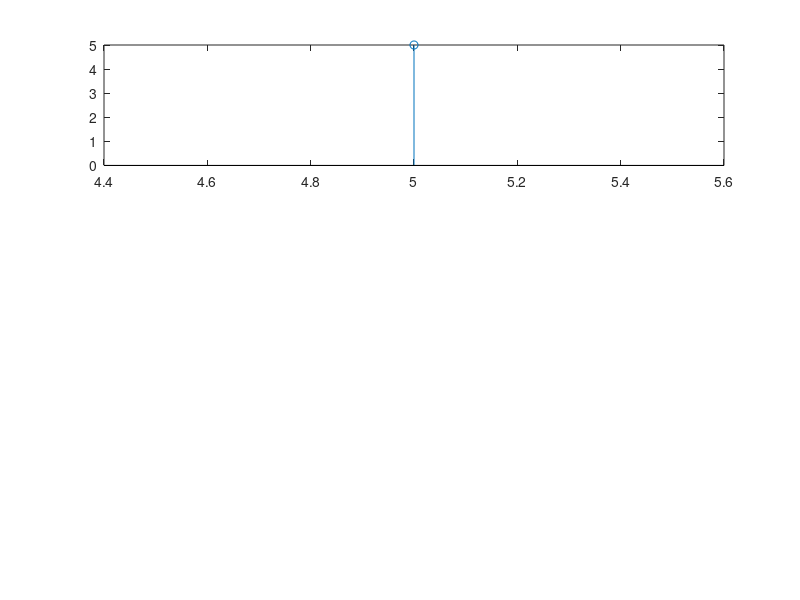

Recreate this plot in MATLAB. (Note: this script raises an error after producing the figure.)
%Lab:-4
%Title:- Linear convolution. 
%Developed by:- Sampurna Ghirmire
%Roll No:- 2214
%Date:- 2025/01/19


clc;
clear all;
close all;
a= input('Enter the starting point of x(n):');
b= input('Enter the starting point of h(n):');
x= input('Enter the coefficient of x(n):');
h= input('Enter the coefficient of h(n):');
y= conv(x,h);
subplot(3,1,1);
p=a:1:a+length(x)-1;
stem(p,x);
Xlabel('Time------------->');
Ylabel('Amplitude-------->');
title('Input Signal x(n)');
grid on;
subPlot(3,1,2);
q=b:1:b+length(x)-1;
stem(q,h);
Xlabel('Time------------->');
Ylabel('Amplitude-------->');
title('Input Signal h(n)');
grid on;

subplot(3,1,3);
n=a+b:length(y)+a+b-1;
stem(n,y);
Xlabel('Time------------->');
Ylabel('Amplitude-------->');
title('Linear Convolution of x(n) & h(n)');
grid on;
disp(y);
